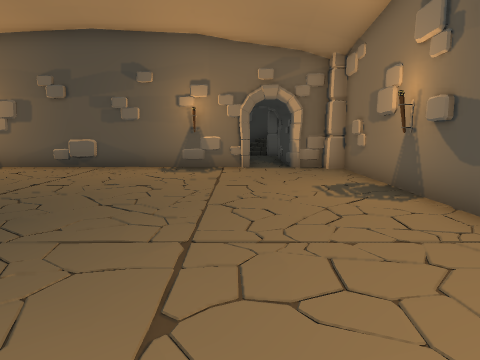
view 1 (above)

14 first-person views from a walk through a scene from a Unity 3-D project. The camera is 1.4 m above the floor, tilts 8° down and sees 70° across. The floor is counted in squares, 1.2 m on a side. Each view is taken from the middle of a square. On the plan, view 1 faces up. The plan holds only what a view shows up to about 14 squares ahead; the rest is blank. The player character is not drawn. Door leaves are left out, so doorways stand open.

view 2
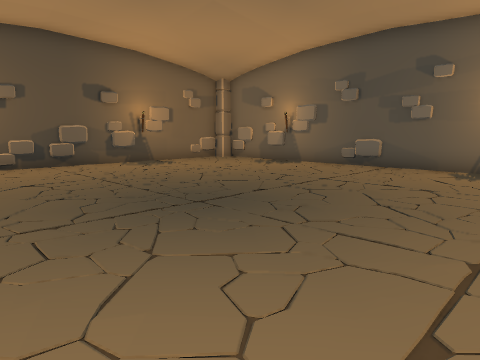

view 3
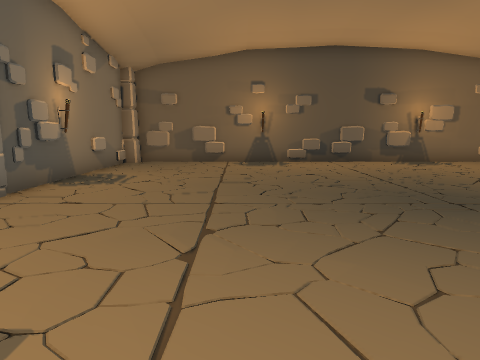

view 4
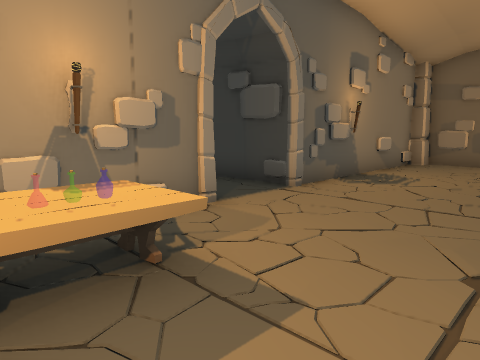

view 5
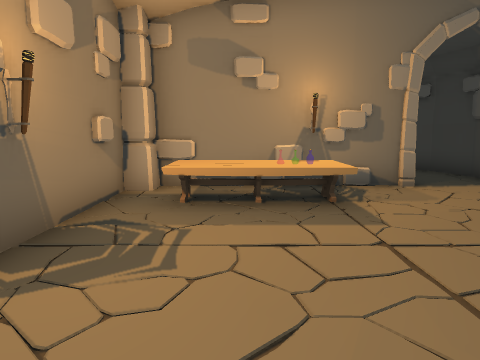

view 6
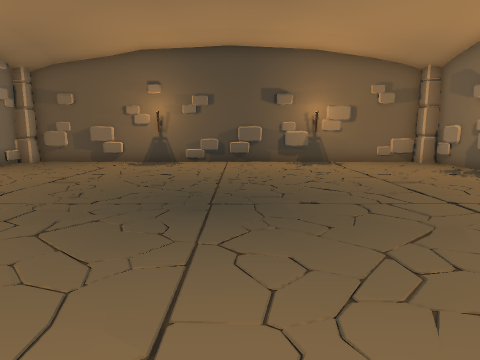

view 7
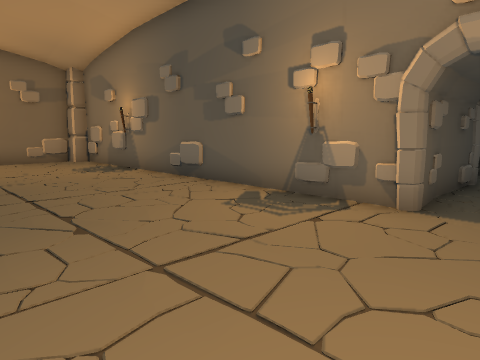

view 8
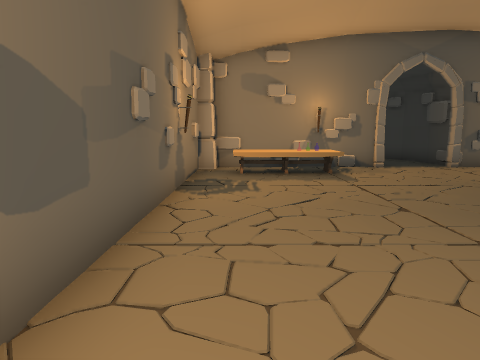

view 9
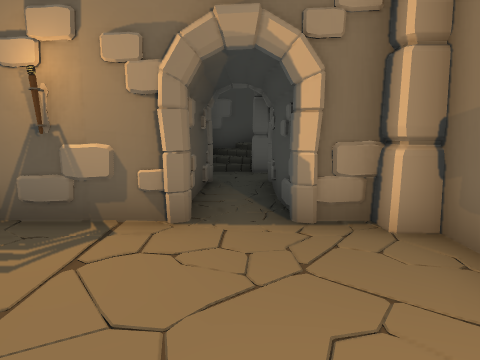

view 10
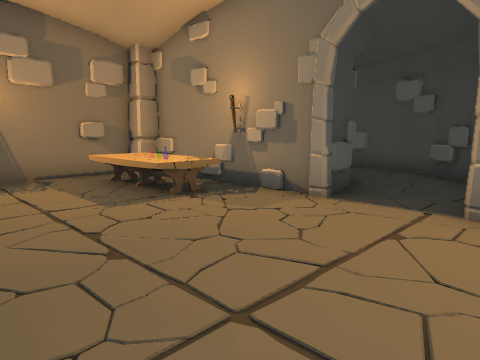

view 11
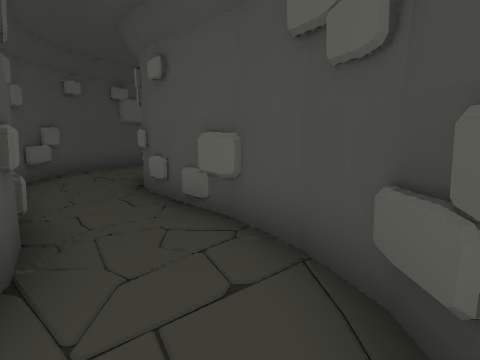

view 12
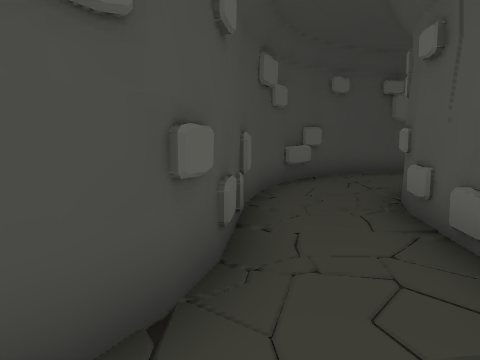

view 13
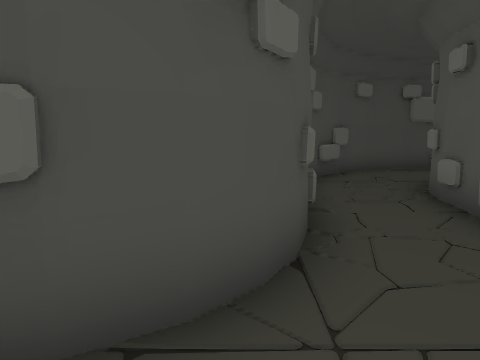

view 14
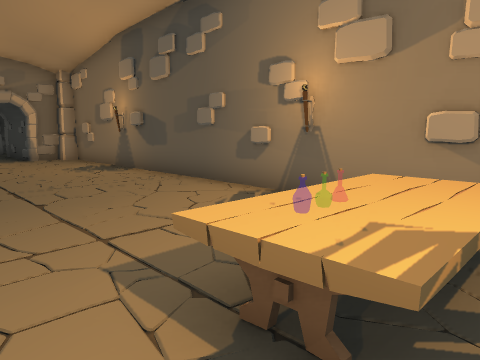

### Floor plan
Ten units are one square. View 1 is at (0, 0); x grows to the right and y downward. Boxes are objects, and circles mark ways between rooms. Rooms are numbered by the first view taken in them; rooms with no view inside come last. Other rooms are left out.
<svg viewBox="-140 -160 180 267">
<path fill="none" stroke="#000" d="M-125 -49 -124 -41M-126 -5 -126 35M-28 47 -27 44 9 44M-17 44 -11 43M-48 -114 -58 -113M-11 -115 -15 -112M-125 27 -125 32M-6 -114 -15 -113M-6 -114 -114 -114M-112 44 -51 44M33 35 33 -105M-126 -105 -126 -9M18 -117 17 -130M17 -119 17 -155M2 -130 3 -120M4 -153 2 -148M2 -155 1 -117M-24 62 -26 52M-20 68 -24 60M-26 57 -28 47M-47 72 -41 84M-42 83 -31 93M-51 59 -47 73M-51 44 -50 60M-14 72 -21 66M-8 76 -15 72M-32 92 -20 98M-21 98 -6 102M2 79 -9 75"/>
<rect x="-135" y="35" width="20" height="20" fill="#bbb"><title>pillar</title></rect>
<rect x="-135" y="-125" width="20" height="20" fill="#bbb"><title>pillar</title></rect>
<rect x="-15" y="15" width="40" height="30" fill="#bbb"><title>table</title></rect>
<rect x="-5" y="-115" width="10" height="10" fill="#bbb"><title>other object</title></rect>
<rect x="15" y="-115" width="10" height="10" fill="#bbb"><title>other object</title></rect>
<rect x="25" y="35" width="10" height="20" fill="#bbb"><title>pillar</title></rect>
<circle cx="-35" cy="50" r="3" fill="#2a7"/>
<circle cx="-20" cy="80" r="3" fill="#2a7"/>
<text x="-50" y="-30">1</text>
<text x="-30" y="70">2</text>
<text x="-20" y="80">3</text>
</svg>
Room 1 opens to room 2. Room 2 opens to room 3.

Where each view was taken, in squares from view 1:
view 1: 0 up, 0 right, facing up
view 2: 0 up, 0 right, facing up-left
view 3: 0 up, 1 right, facing left
view 4: 0 up, 1 right, facing down-left
view 5: 3 up, 1 right, facing down
view 6: 4 up, 1 right, facing left
view 7: 6 up, 2 right, facing up-left
view 8: 7 up, 2 right, facing down
view 9: 7 up, 1 right, facing up
view 10: 1 up, 6 left, facing down-right
view 11: 7 down, 4 left, facing down-right
view 12: 8 down, 3 left, facing right
view 13: 7 down, 4 left, facing right
view 14: 4 down, 2 left, facing up-right
